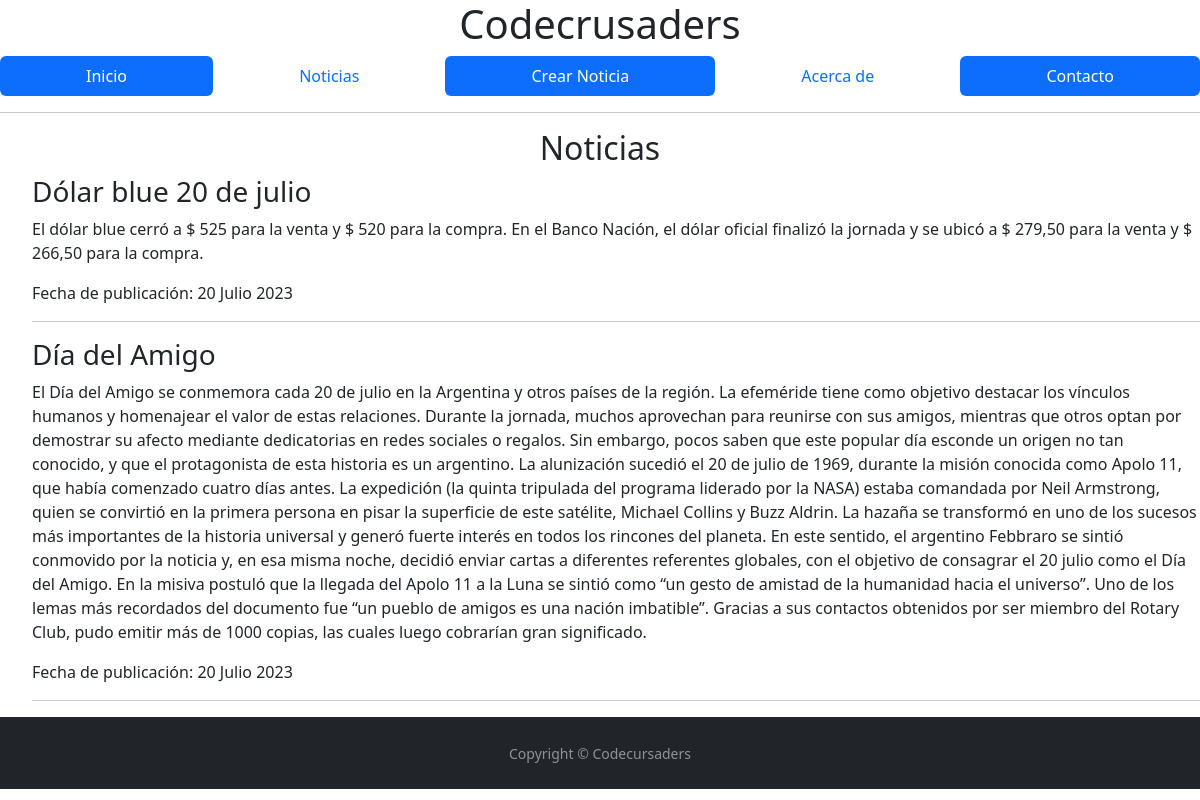
/noticias, run on the app's committed database.
### apps/noticia/models.py (models this page shows, shortened)
class Noticia(models.Model):
    titulo = models.CharField(max_length=200)
    contenido = models.TextField()
    fecha_publicacion = models.DateField()

### apps/noticia/views.py (the view)
# urls.py: path('noticias', listar_noticias, name='listar_noticias'),
def listar_noticias(request):
    noticias = Noticia.objects.order_by('-fecha_publicacion')
    return render(request, 'listar_noticias.html', {'noticias': noticias})

### templates/listar_noticias.html (shortened to what this page needs)
{% extends 'base.html' %}
{% block content %}
    <h2 style="text-align:center">Noticias</h2>
    <ul>
        {% for noticia in noticias %}
            <h3>{{ noticia.titulo }}</h3>
            <p>{{ noticia.contenido }}</p>
            <p>Fecha de publicación: {{ noticia.fecha_publicacion }}</p>
            <hr>
        {% endfor %}
    </ul>
{% endblock %}

### templates/base.html (shortened to what this page needs)
{% load static %}
<!doctype html>
<html lang="es-ar">
<head>
  <link href="https://cdn.jsdelivr.net/npm/bootstrap@5.2.1/dist/css/bootstrap.min.css" rel="stylesheet"
>
</head>
<body>
  <header>
    <div>
        <h1 style="text-align:center">Codecrusaders</h1>
        <nav  class="nav nav-pills flex-column flex-sm-row">
            <a class="flex-sm-fill text-sm-center nav-link active" href="{% url 'index' %}">Inicio</a>
            <a class="flex-sm-fill text-sm-center nav-link" href="{% url 'listar_noticias' %}">Noticias</a>
            <a class="flex-sm-fill text-sm-center nav-link active" href="{% url 'crear_noticia' %}">Crear Noticia</a>
            <a class="flex-sm-fill text-sm-center nav-link" href="{% url 'acerca_de' %}">Acerca de</a>
            <a class="flex-sm-fill text-sm-center nav-link active" href="{% url 'contacto' %}">Contacto</a>
        </nav>
    </div>
    <hr>
    {% block content %}
    {% endblock %}
  <footer id="sticky-footer" class="flex-shrink-0 py-4 bg-dark text-white-50">
    <div class="container text-center">
      <small>Copyright &copy; Codecursaders</small>
    </div>
  </footer>
</body>
</html>

### data on the page
Noticia: titulo "Dólar blue 20 de julio", contenido "El dólar blue cerró a $ 525 para la venta y $ 520 para la compra. En el Banco Nación, el dólar oficial finalizó la jornada y se ubicó a $ 279,50 para la venta y $ 266,50 para la compra.", fecha_publicacion "20 Julio 2023"
Noticia: titulo "Día del Amigo", contenido "El Día del Amigo se conmemora cada 20 de julio en la Argentina y otros países de la región. La efeméride tiene como objetivo destacar los vínculos humanos y homenajear el valor de estas relaciones. Durante la jornada, muchos aprovechan para reunirse con sus amigos, mientras que otros optan por demostrar su afecto mediante dedicatorias en redes sociales o regalos. Sin embargo, pocos saben que este popular día esconde un origen no tan conocido, y que el protagonista de esta historia es un argentino. La alunización sucedió el 20 de julio de 1969, durante la misión conocida como Apolo 11, que había comenzado cuatro días antes. La expedición (la quinta tripulada del programa liderado por la…", fecha_publicacion "20 Julio 2023"
